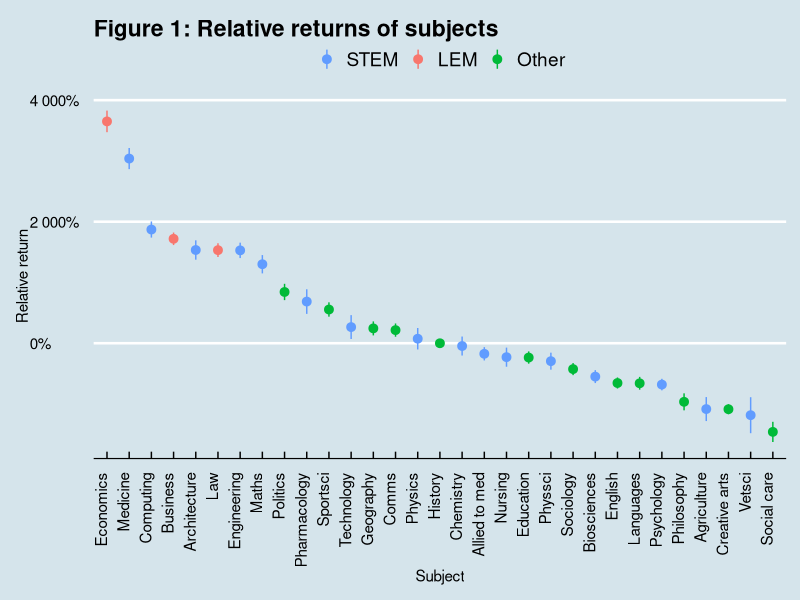
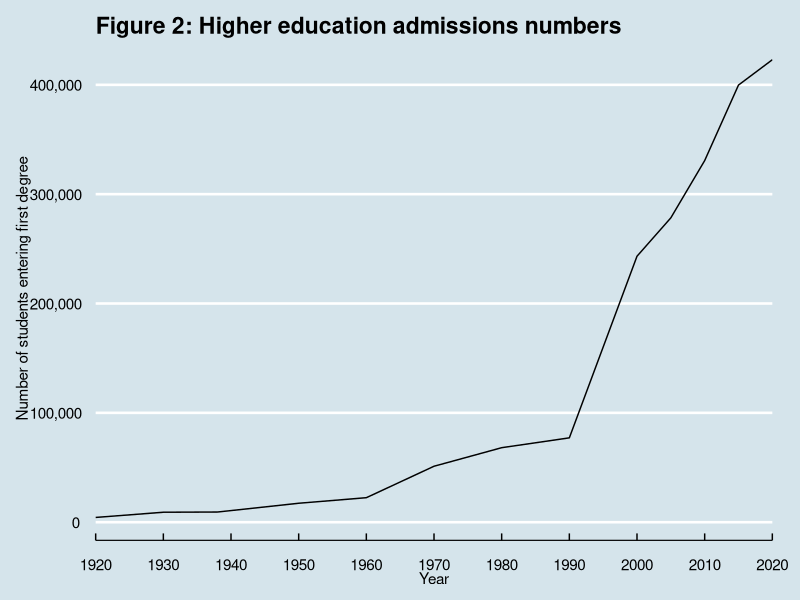
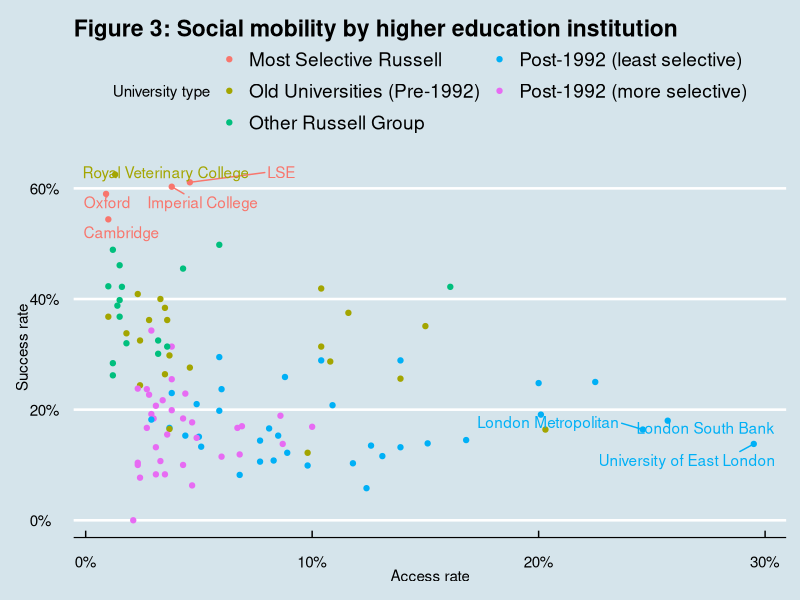
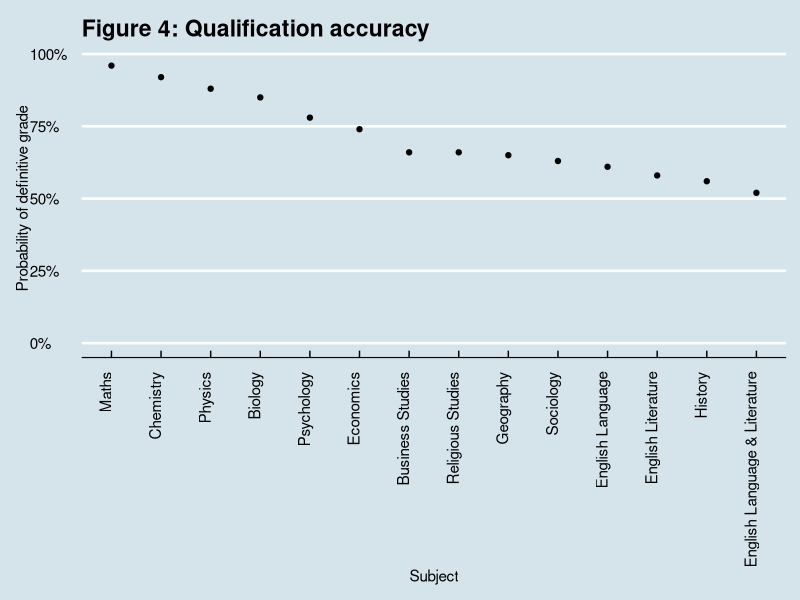

Source code (R) for these figures, in order: (Note: this script raises an error after producing the figures.)
library(ggplot2)
library(dplyr)
library(ggthemes)
library(openxlsx)
library(scales)
library(lubridate)
library(ggrepel)
library(stringr)

# Chart 1
economics <- read.xlsx('data.xlsx', sheet='economics')
economics %>%
  ggplot(aes(reorder(subject, desc(return)), return, ymin=return-err, ymax=return+err, colour=group)) +
  geom_pointrange() +
  scale_colour_discrete(breaks=c('STEM', 'LEM', 'Other')) +
  scale_y_continuous(labels = percent) +
  theme_economist() +
  theme(axis.text.x = element_text(angle = 90, hjust = 1),
        legend.title=element_blank()) +
  labs(x='Subject', y='Relative return', title='Figure 1: Relative returns of subjects')

# Chart 2
admissions <- read.xlsx('data.xlsx', sheet='admissions') %>%
  mutate(year=as.Date(ISOdate(year, 1, 1)))
start <- min(admissions$year)
end <- max(admissions$year)

admissions %>%
  ggplot(aes(year, total)) +
  geom_line() +
  scale_x_date(date_breaks='10 year', date_labels='%Y', limits=c(start, end), expand=c(0, 0)) +
  scale_y_continuous(labels = comma) +
  theme_economist() +
  theme(axis.text.y=element_text(hjust=0.95),
    plot.margin=margin(10, 20, 10, 10)) +
  labs(x='Year', y='Number of students entering first degree', title='Figure 2: Higher education admissions numbers')

# Chart 3
mobility <- read.xlsx('data.xlsx', sheet='mobility')
mobility %>%
  ggplot(aes(access, success, colour=group)) +
  geom_point() +
  geom_text_repel(data=subset(mobility, label == 1),
            aes(access, success, label=university),
            show.legend = FALSE, box.padding = unit(0.45, "lines"),
            vjust="inward", hjust="inward") +
  scale_y_continuous(labels = percent) +
  scale_x_continuous(labels = percent) +
  guides(color = guide_legend(nrow = 3), text='none') +
  theme_economist() +
  labs(x='Access rate', y='Success rate', colour='University type', title='Figure 3: Social mobility by higher education institution')

# Chart 4
exams <- read.xlsx('data.xlsx', sheet='exams')
exams %>%
  ggplot(aes(reorder(subject, desc(accuracy)), accuracy)) +
  geom_point() +
  scale_y_continuous(labels = percent, limits=c(0, 1)) +
  theme_economist() +
  theme(axis.text.x = element_text(angle = 90, hjust = 1),
        legend.title=element_blank()) +
  labs(x='Subject', y='Probability of definitive grade', title='Figure 4: Qualification accuracy')

# Chart 5
curriculum <- read.xlsx('data.xlsx', sheet='curriculum') %>%
  pivot_longer(!c(subject, group), names_to='year', values_to='pupils') %>%
  mutate(year=as.Date(ISOdate(year, 1, 1)))

curriculum %>%
  group_by(year, group) %>%
  summarise(total = sum(pupils)) %>%
  ggplot(aes(year, total, fill=group)) +
  geom_area() +
  scale_x_date() +
  scale_y_continuous(labels = comma) +
  theme_economist() +
  theme() +
  labs(x='Year', y='Number of candidates', title='Figure 5: AS- and A-level candidates by subject')
